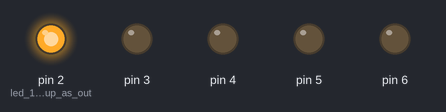
Bench run of a sketch on a simulated Arduino Uno, built with avr-gcc and run on an emulated ATmega328P. Parts: output pins drawn as LEDs (lit = HIGH).

Above: at 0.12 s.
At 1.12 s:
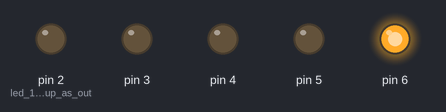
At 1.37 s:
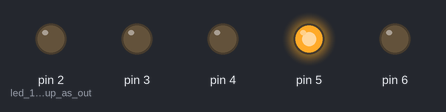
At 2.62 s:
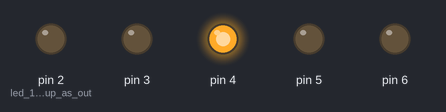
At 4.37 s:
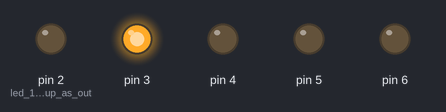
Timing chart, 0 to 4.7 s (numbered marks = the images above):
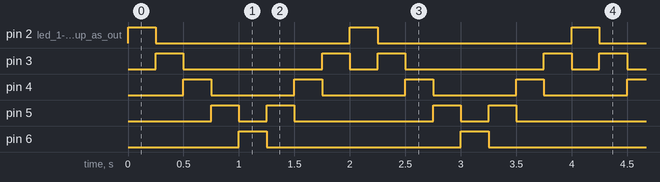

Measured:
- by itself, pin 2 (led_1-5_are_set_up_as_out), pin 6: alternates HIGH for 0.25 s and LOW for 1.8 s
- by itself, pin 3: repeats every 2.0 s: LOW 1.3 s, HIGH 0.25 s, LOW 0.25 s, HIGH 0.25 s
- by itself, pin 4: alternates HIGH for 0.25 s and LOW for 0.75 s
- by itself, pin 5: repeats every 2.0 s: LOW 0.25 s, HIGH 0.25 s, LOW 1.3 s, HIGH 0.25 s

The sketch:

BlinkingLEDwave.ino
```cpp
void setup() {
 pinMode(2,OUTPUT); //led 1-5 are set up as outputs
 pinMode(3,OUTPUT);
 pinMode(4,OUTPUT);
 pinMode(5,OUTPUT);
 pinMode(6,OUTPUT);
}
int d = 250;
void loop() {
 digitalWrite(2, HIGH); // Turns on LED 1
 delay(d); // wait half a second
 digitalWrite(2, LOW);  // Turns off LED 1
 digitalWrite(3, HIGH); // repeats for LED 2-5
 delay(d);
 digitalWrite(3, LOW);
 digitalWrite(4, HIGH);
 delay(d);
 digitalWrite(4, LOW);
 digitalWrite(5, HIGH);
 delay(d);
 digitalWrite(5, LOW);
 digitalWrite(6, HIGH);
 delay(d);
 digitalWrite(6, LOW);
 digitalWrite(5, HIGH);
 delay(d);
 digitalWrite(5, LOW);
  digitalWrite(4, HIGH);
 delay(d);
 digitalWrite(4, LOW);
 digitalWrite(3, HIGH);
 delay(d);
 digitalWrite(3, LOW);
}
```
